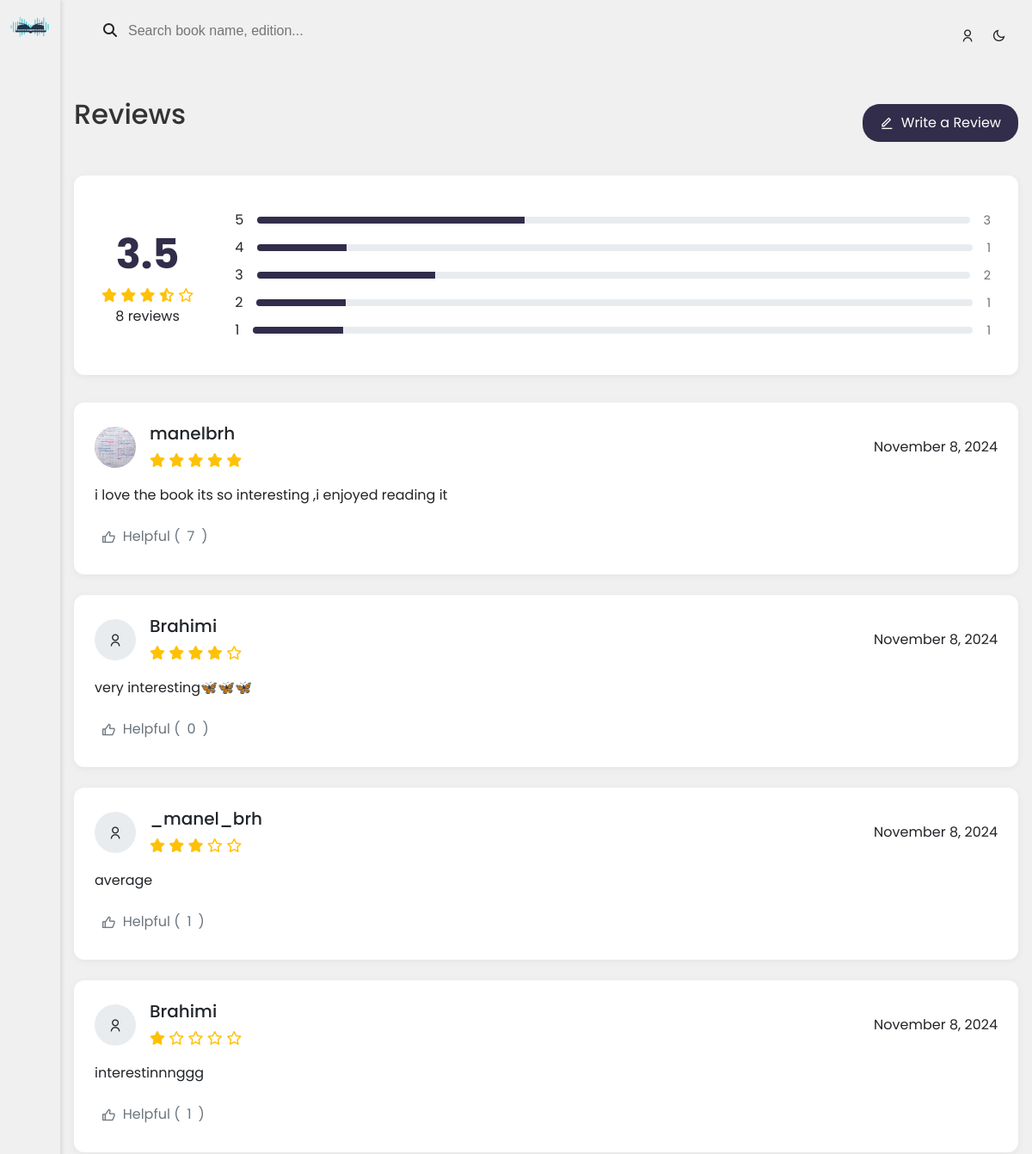
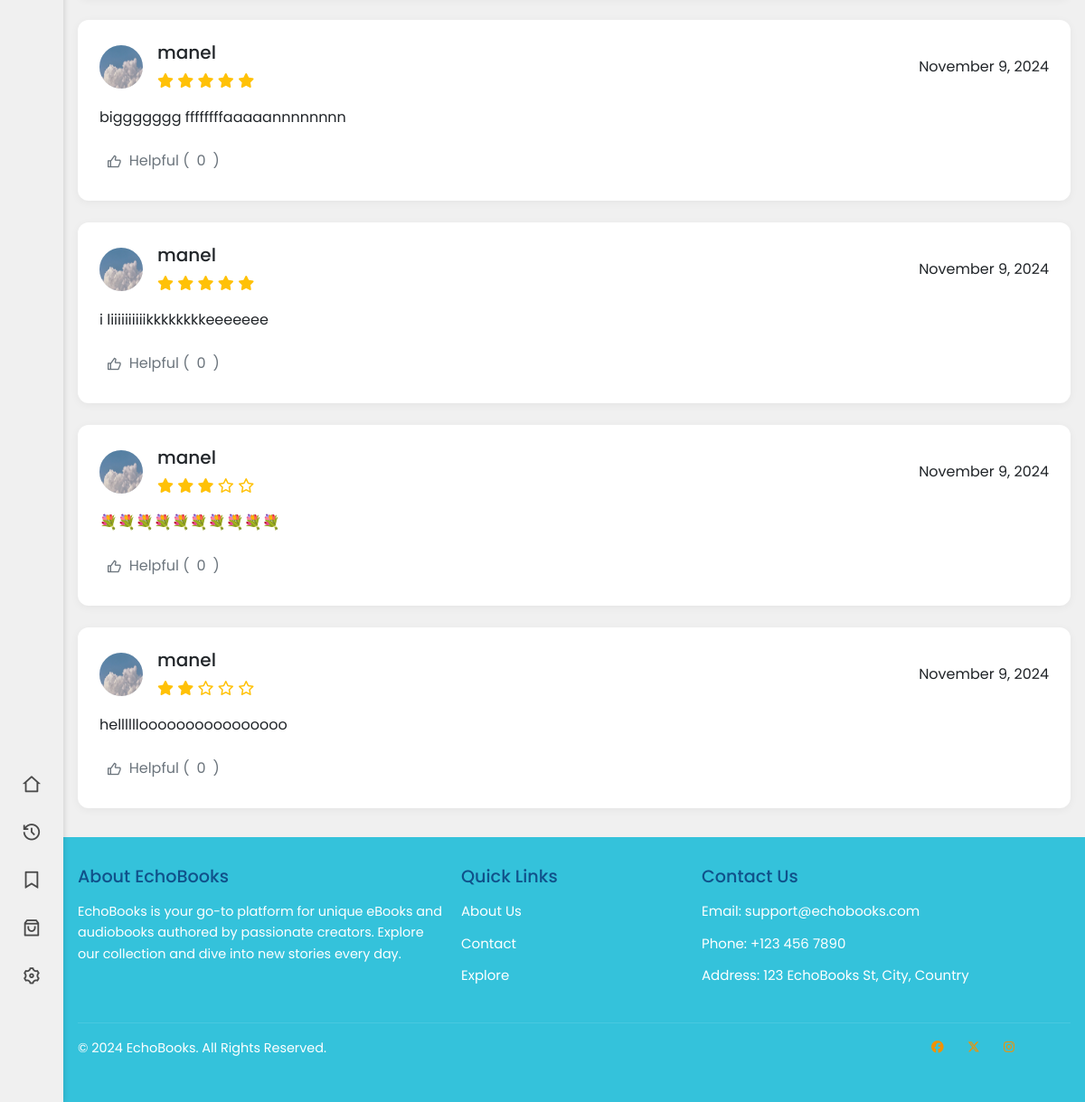
Page /book/1/reviews/ on the committed database (2 pictures, top to bottom).
### core/models.py (models this page shows, shortened)
class Review(models.Model):
    user = models.ForeignKey(settings.AUTH_USER_MODEL, on_delete=models.CASCADE)  # Link to user
    book = models.ForeignKey(Book, related_name='reviews', on_delete=models.CASCADE)  # Link to book
    content = models.TextField()
    stars = models.PositiveSmallIntegerField()  # Rating out of 5, for example
    likes = models.PositiveIntegerField(default=0)
    submission_date = models.DateTimeField(default=timezone.now)
    liked_by = models.ManyToManyField(settings.AUTH_USER_MODEL, related_name="liked_reviews", blank=True)

class Profile(models.Model):
    user = models.OneToOneField(User, on_delete=models.CASCADE, related_name='user_profile')
    image = models.ImageField(upload_to=image_upload)
    purchased_books = models.ManyToManyField(
        'Book',
        through='Purchase',
        related_name='purchased_by_profiles',
        blank=True
    )

### core/views.py (the view)
# urls.py: path('book/<int:book_id>/reviews/', views.reviews, name='reviews'),
def reviews(request, book_id):
    book = get_object_or_404(Book, id=book_id)
    reviews = book.reviews.all()  # Use the correct related_name 'reviews'
    star_counts = Counter([review.stars for review in reviews])
    total_reviews = len(reviews)
    if total_reviews > 0:
        overall_rating = sum([review.stars for review in reviews]) / total_reviews
    else:
        overall_rating = 0  # Default to 0 if no reviews
    star_percentages = {
        star: (star_counts.get(int(star), 0) * 100) / total_reviews if total_reviews > 0 else 0
        for star in "54321"
    }
    integer_rating = floor(overall_rating)
    decimal_rating = overall_rating - integer_rating
    context = {
        'book': book,
        'reviews': reviews,
        'star_counts': star_counts,
        'overall_rating': overall_rating,  # Add the overall rating to context
        'total_reviews': total_reviews,    # Add the total reviews to context
        'star_percentages': star_percentages,
        'integer_rating': integer_rating,
        'decimal_rating': decimal_rating,
    }
    return render(request, 'reviews.html', context)

### core/templatetags/custom_filters.py (called while the page is built)
@register.filter
def get_item(dictionary, key):
    return dictionary.get(int(key), 0)

@register.filter
def calculate_percentage(value, total):
    if total > 0:
        return (value * 100) / total
    return 0

### templates/reviews.html (shortened to what this page needs)
{% load static %}
{% load custom_filters %}
<!DOCTYPE html>
<html lang="en">
<head>
    <link href="https://cdn.jsdelivr.net/npm/bootstrap@5.3.2/dist/css/bootstrap.min.css" rel="stylesheet"
 />
    <link rel="stylesheet" href="https://cdnjs.cloudflare.com/ajax/libs/font-awesome/6.5.1/css/all.min.css"
 />
    <link rel="stylesheet" type="text/css" href="{% static 'css/index.css' %} ">
    <link rel="stylesheet" href="https://cdn.jsdelivr.net/npm/swiper@11/swiper-bundle.min.css" />
    <link href="https://cdn.jsdelivr.net/npm/remixicon@4.1.0/fonts/remixicon.css" rel="stylesheet" />
</head>
<body class="home_page">
    <div class="sidebar">
        <div class="logo"><img src="{% static 'media/logo.png' %}" height="25" width="45"></div>
        <ul>
            <li>
                <a href="{% url 'home' %}">
                    <i class="ri-home-2-line "></i>
                </a>
            </li>
            <li>
                <a href="{% url 'recent' %}">
                    <i class="ri-history-line"></i>
                </a>
            </li>
            <li>
                <a href="{% url 'save' %}">
                    <i class="ri-bookmark-line"></i>
                </a>
            </li>
            <li>
                <a href="{% url 'shop' %}">
                    <i class="ri-shopping-bag-3-line"></i>
                </a>
            </li>
            <li>
                <a href="{% url 'settings' %}">
                    <i class="ri-settings-3-line"></i>
                </a>
            </li>
        </ul>
    </div>
    <div class="main_content">
        <nav class="navbar">
            <div class="logoSearch">
                <div class="search-bar">
                    <i class="fa-solid fa-magnifying-glass"></i>
                    <input type="text" placeholder="Search book name, edition...">
                </div>
            </div>
            <div class="nav-icons">
                <i class="ri-user-line"></i>
                <i class="ri-moon-line"></i>
            </div>
        </nav>
        <div class="reviews-container">
            <div class="reviews-header">
                <h2>Reviews</h2>
                <a href="{% url 'write_review' book.id %}" class="write-review-btn">
                    <i class="ri-edit-line"></i>
                    Write a Review
                </a>
            </div>
            <div class="rating-summary">
                <div class="rating-stats">
                    <div class="overall-rating">
                        <div class="number">{{ overall_rating|floatformat:1 }}</div>
                        <div class="stars">
                            {% for i in "12345" %}
                                {% if forloop.counter <= integer_rating %}
                                    <i class="fas fa-star"></i>
                                {% elif forloop.counter == integer_rating|add:1 and decimal_rating >= 0.4 %}
                                    <i class="fas fa-star-half-alt"></i>
                                {% else %}
                                    <i class="far fa-star"></i>
                                {% endif %}
                            {% endfor %}
                        </div>
                        <div class="total-reviews">{{ total_reviews }} reviews</div>
                    </div>
                    <div class="star-bars">
                        {% for star in "54321" %}
                        <div class="star-bar">
                            <span>{{ star }}</span>
                            <div class="progress">
                                <div class="progress-bar" style="width:{{ star_counts|get_item:star|default:0 | calculate_percentage:total_reviews }}%"></div>
                            </div>
                            <span class="star-count">{{ star_counts|get_item:star|default:0 }}</span>
                        </div>
                        {% endfor %}
                    </div>
                </div>
            </div>
            <div class="reviews-list">
                {% for review in reviews %}
                <div class="review-card">
                    <div class="review-header">
                        <div class="reviewer-info">
                            <div class="reviewer-avatar">
                                {% if review.user.user_profile.image.url %}
                                    <img src="{{ review.user.user_profile.image.url }}">
                                {% else %}
                                    <i class="ri-user-line"></i>
                                {% endif %}
                            </div>
                            <div>
                                <h5>{{ review.user.username }}</h5>
                                <div class="stars">
                                    {% for i in "12345" %}
                                        {% if forloop.counter <= review.stars %}
                                            <i class="fas fa-star"></i>
                                        {% else %}
                                            <i class="far fa-star"></i>
                                        {% endif %}
                                    {% endfor %}
                                </div>
                            </div>
                        </div>
                        <div class="review-date">{{ review.submission_date|date:"F j, Y" }}</div>
                    </div>
                    <div class="review-content">
                        <p>{{ review.content }}</p>
                    </div>
                    <div class="review-actions">
                        <button data-review-id="{{ review.id }}">
                            <i class="{% if user in review.liked_by.all %}ri-thumb-up-fill{% else %}ri-thumb-up-line{% endif %}"></i>
                            Helpful (<span class="like-count">{{ review.likes }}</span>)
                        </button>
                    </div>
                </div>
                {% endfor %}
            </div>
        </div>
        <footer class="footer footer_home">
            <div class="footer-container">
                <div class="footer-about">
                    <h3>About EchoBooks</h3>
                    <p>EchoBooks is your go-to platform for unique eBooks and audiobooks authored by passionate
                        creators. Explore our collection and dive into new stories every day.</p>
                </div>
                <div class="footer-links">
                    <h3>Quick Links</h3>
                    <ul>
                        <li><a href="{% url 'about' %}">About Us</a></li>
                        <li><a href="{% url 'contact' %}">Contact</a></li>
                        <li><a href="{% url 'explore' %}">Explore</a></li>
                    </ul>
                </div>
                <div class="footer-contact">
                    <h3>Contact Us</h3>
                    <ul>
                        <li>Email: support@echobooks.com</li>
                        <li>Phone: +123 456 7890</li>
                        <li>Address: 123 EchoBooks St, City, Country</li>
                    </ul>
                </div>
            </div>
            <div class="footer-bottom">
                <p>&copy; 2024 EchoBooks. All Rights Reserved.</p>
                <ul class="footer-social .footer-social-home">
                    <li><a href="#"><i class="fa-brands fa-facebook"></i></a></li>
                    <li><a href="#"><i class="fa-brands fa-x-twitter"></i></a></li>
                    <li><a href="#"><i class="fa-brands fa-instagram"></i></a></li>
                </ul>
            </div>
        </footer>
    </div>
</body>
</html>

### static/css/index.css (style rules this page uses)
* { margin: 0; padding: 0; box-sizing: border-box; }
body { font-family: 'Poppins', sans-serif; overflow-x: hidden; background-color: #f0f0f0; }
a { text-decoration: none; }
.navbar { display: flex; justify-content: space-between; align-items: center; padding: 15px 30px; background-color: #ffffff00; }
.logo { font-size: 24px; font-weight: bold; }
.search-bar { margin: 0 20px; display: flex; align-items: baseline; }
.search-bar input { width: 100%; padding: 8px 12px; border-radius: 4px; border: 1px solid #cccccc00; outline: none; background-color: #007bff00; }
.nav-icons { display: flex; gap: 20px; }
.nav-icons i { cursor: pointer; }
.logoSearch { display: flex; align-items: center; }
.search-bar input { font-family: 'Nunito', sans-serif; }
.footer_home .footer-container .footer-links { max-width:100px!important; }
.footer_home .footer-container { font-size: 15px; gap: 1rem!important; }
.footer { background-color: #34c2db; color: #ffffff; padding: 2rem 1rem; width: 100%; }
.footer-container { display: flex; flex-wrap: wrap; justify-content: space-between; max-width: 1200px; margin: 0 auto; gap: 2rem; }
.footer-about, .footer-links, .footer-contact { flex: 1 1 300px; min-width: 250px; }
.footer h3 { font-size: 1.2rem; margin-bottom: 1rem; color: #10518a; }
.footer p { font-size: 0.9rem; line-height: 1.6; }
.footer-links ul, .footer-contact ul { list-style: none; padding: 0; }
.footer-links ul li, .footer-contact ul li { margin-bottom: 0.8rem; list-style: none; }
.footer-links ul li a { color: #ffffff; text-decoration: none; transition: color 0.3s ease; list-style: none; }
.footer-bottom { display: flex; justify-content: space-between; align-items: center; flex-wrap: wrap; border-top: 1px solid rgba(255, 255, 255, 0.1); padding-top: 1rem; margin-top: 1.5rem; font-size: 0.85rem; }
.footer-social { display: flex; gap: 1rem; list-style: none; position: relative; left: -50px; }
.footer-social li a i { width: 24px; filter: invert(1); }
h2 { margin-bottom: 20px; color: #333; text-align: center; }
input { padding: 12px; margin-bottom: 10px; border-radius: 18px; border: 1px solid #ddd; }
.sidebar { height: -webkit-fill-available; position: fixed; width: 70px; background-color: #2c3e5000; display: flex; flex-direction: column; justify-content: space-between; box-shadow: 2px 0 5px rgba(0, 0, 0, 0.1); border-right: none; padding: 12px; }
.sidebar ul { list-style: none; padding: 0; margin-bottom: 6rem; }
.sidebar ul li { margin-bottom: 10px; }
.sidebar ul li a { display: flex; align-items: center; color: #4a4a4a; text-decoration: none; font-size: 18px; padding: 5px; border-radius: 50%; transition: background-color 0.3s ease; justify-content: center; }
.sidebar ul li a i { font-size: 22px; }
.main_content { margin-left: 70px; width: -webkit-fill-available; }
.home_page { width: 100%; display: flex; height: 100vh; max-width: 1240; }
.progress { stroke-dasharray: 520; stroke-dashoffset: 520; transition: stroke-dashoffset 1s ease-out; --bs-progress-height: 200px; }
h1, h2 { text-align: center; color: #333; }

### rows in the picture
Review: user.user_profile.image (picture), user.username "manelbrh", stars 5 (drawn), submission_date "November 8, 2024", content "i love the book its so interesting ,i enjoyed reading it", likes "7"
Review: user.username "Brahimi", stars 4 (drawn), submission_date "November 8, 2024", content "very interesting🦋🦋🦋", likes "0"
Review: user.username "_manel_brh", stars 3 (drawn), submission_date "November 8, 2024", content "average", likes "1"
Review: user.username "Brahimi", stars 1 (drawn), submission_date "November 8, 2024", content "interestinnnggg", likes "1"
Review: user.user_profile.image (picture), user.username "manel", stars 5 (drawn), submission_date "November 9, 2024", content "biggggggg ffffffffaaaaannnnnnnn", likes "0"
Review: user.user_profile.image (picture), user.username "manel", stars 5 (drawn), submission_date "November 9, 2024", content "i liiiiiiiiiikkkkkkkkeeeeeee", likes "0"
Review: user.user_profile.image (picture), user.username "manel", stars 3 (drawn), submission_date "November 9, 2024", content "💐💐💐💐💐💐💐💐💐💐", likes "0"
Review: user.user_profile.image (picture), user.username "manel", stars 2 (drawn), submission_date "November 9, 2024", content "helllllloooooooooooooooo", likes "0"

### other values in the picture
{{ overall_rating|floatformat:1 }} "3.5"
{{ total_reviews }} "8"
{{ star }} "5" "4" "3" "2" "1"
{{ star_counts|get_item:star|default:0 }} "3" "1" "2" "1" "1"
